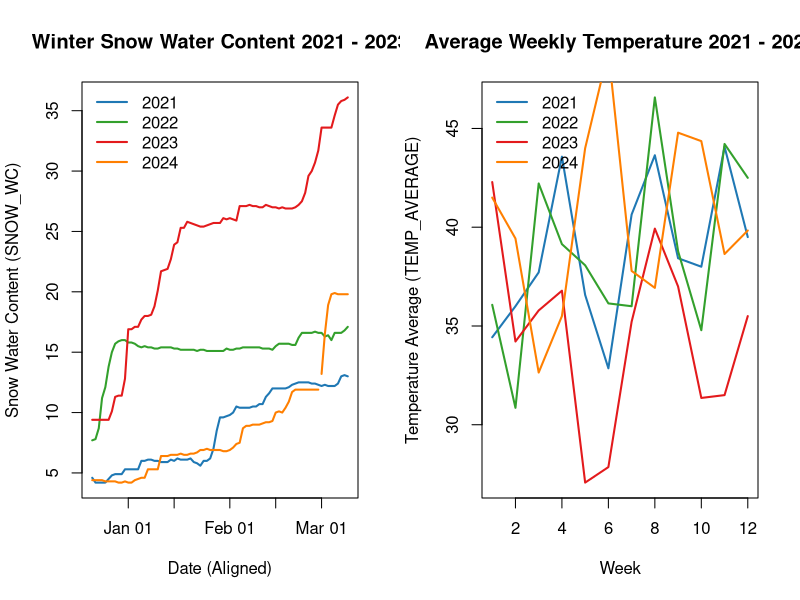
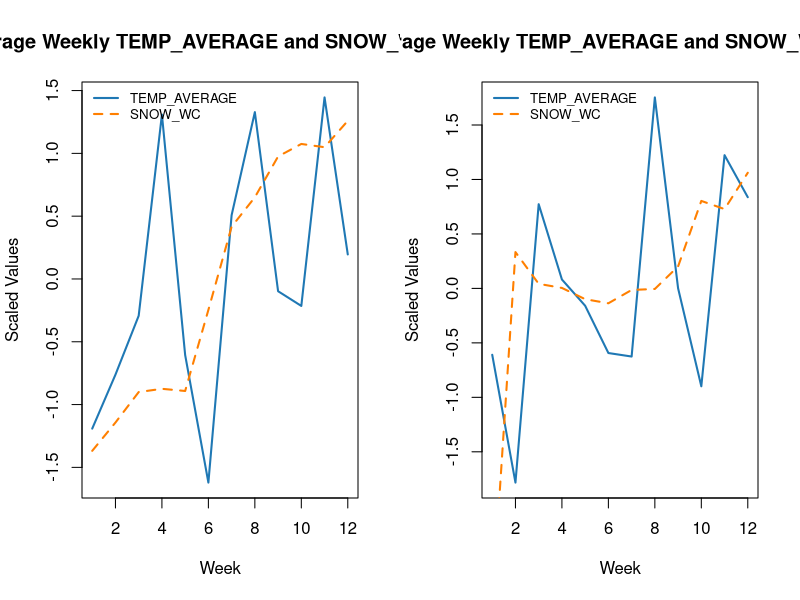
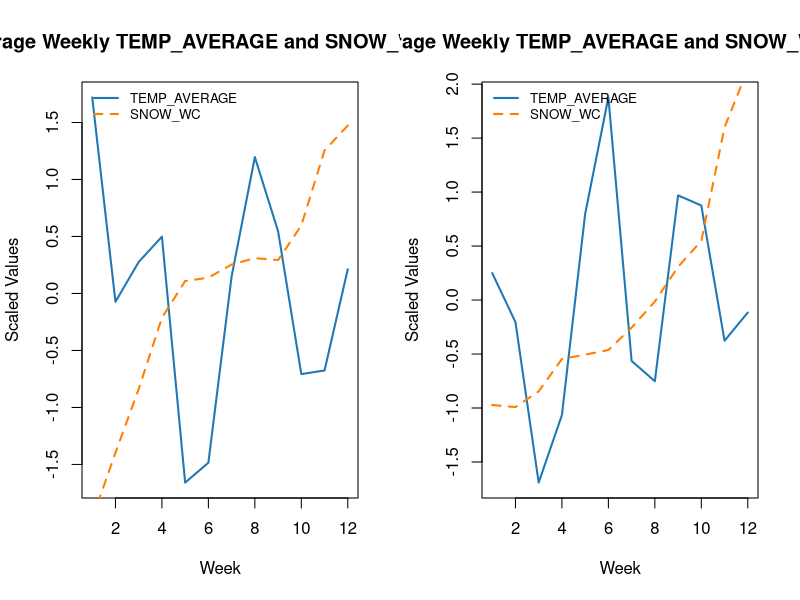
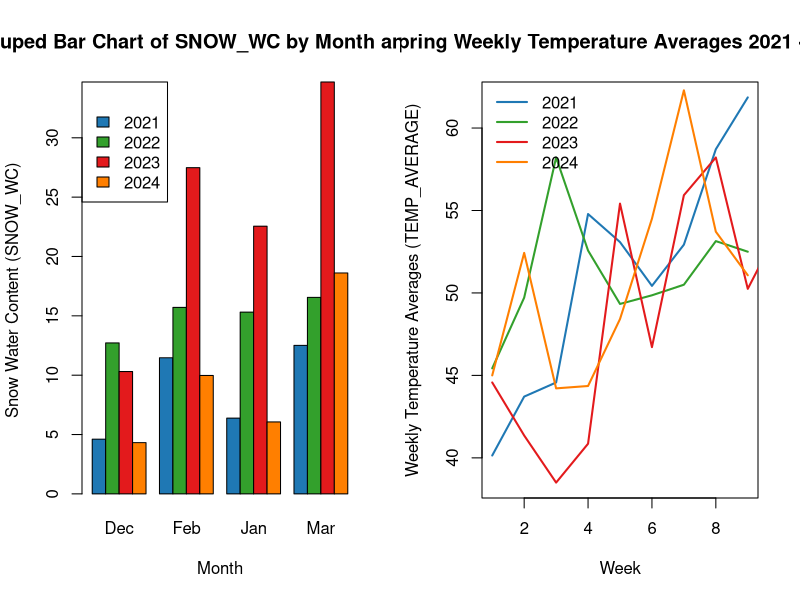
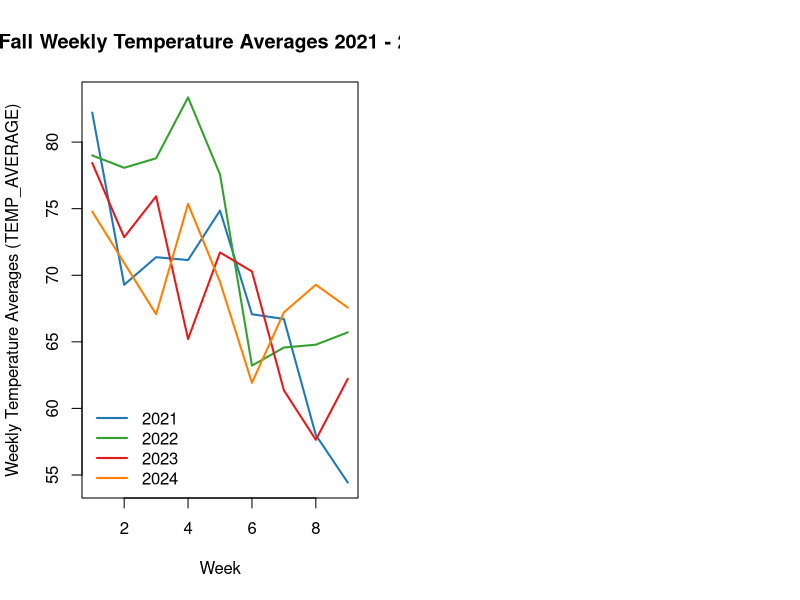
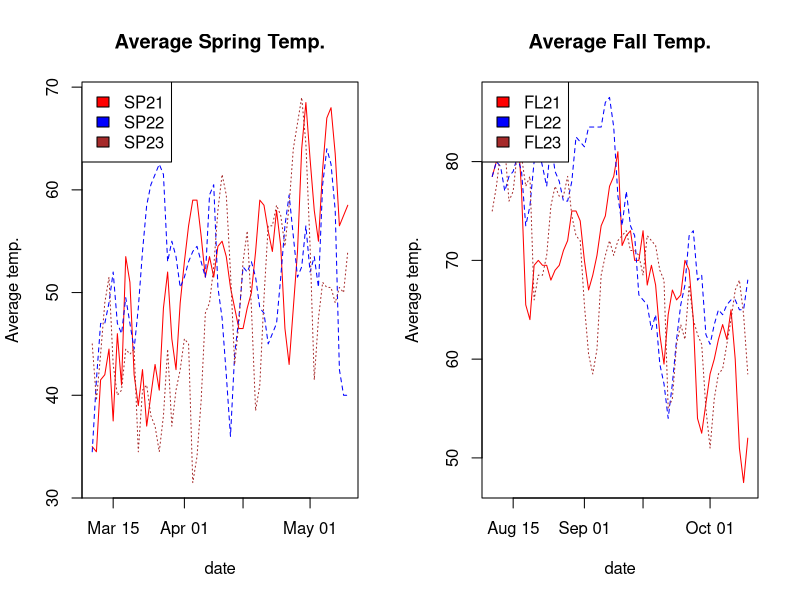
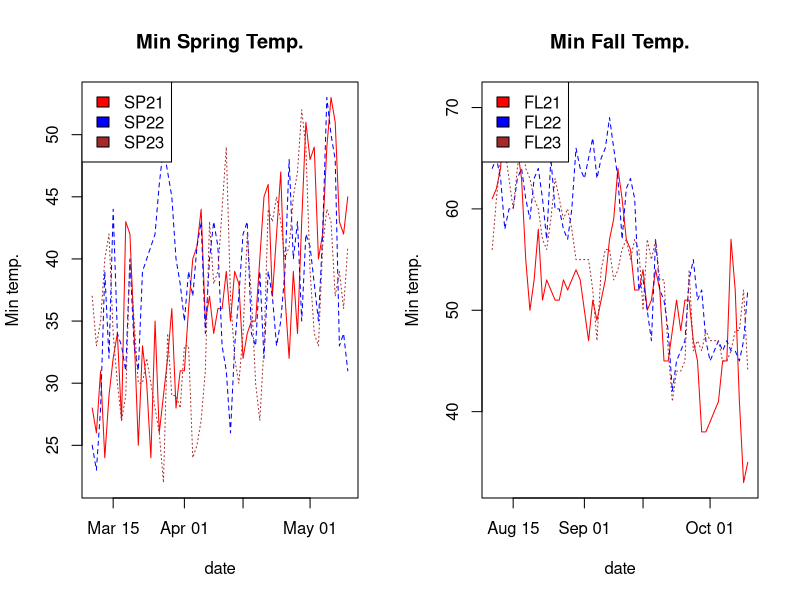
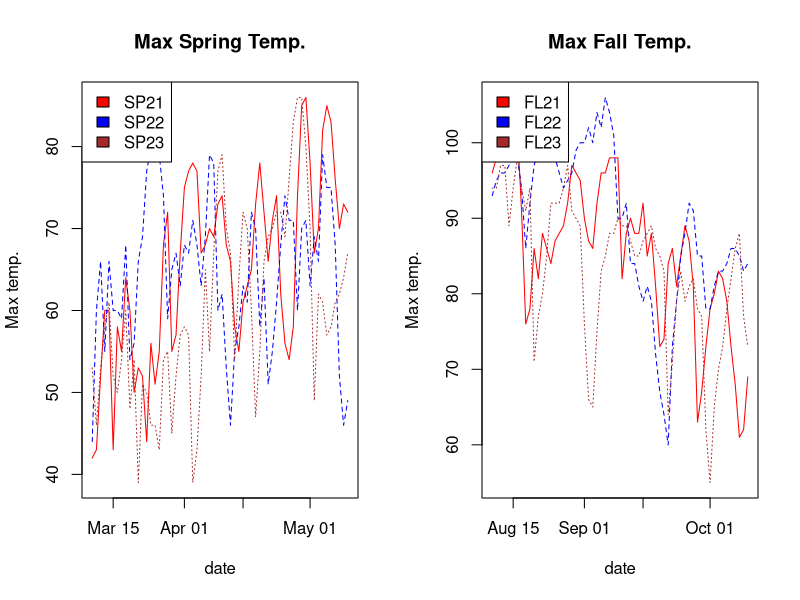

Recreate these plots in R, in order.
## ---- chunk 1
#install.packages("readr")
#install.packages("tidyr")
#install.packages("here")

library(readr)
library(tidyr)
library(here)

setwd(here())
df <- read_csv(here("Pre-Trip","DataSets", "WeatherData_20250222.csv"))

w <- subset(df,df$SEASON=="Winter")
s <- subset(df,df$SEASON=="Spring")
f <- subset(df,df$SEASON=="Fall")

w$DATE <- as.Date(w$DATE, format="%Y-%m-%d")
s$DATE <- as.Date(s$DATE, format="%Y-%m-%d")
f$DATE <- as.Date(f$DATE, format="%Y-%m-%d")

for (year in 2021:2024) {
  f_year <- subset(f, f$YEAR == year)
  w_year <- subset(w, w$YEAR == year)
  s_year <- subset(s, s$YEAR == year)
  f_year$CYCLE_DATE <- as.Date(paste("2001", format(f_year$DATE, "%m-%d"), 
                                     sep = "-"))
  w_year$CYCLE_DATE <- 0
  s_year$CYCLE_DATE <- as.Date(paste("2001", format(s_year$DATE, "%m-%d"), 
                                     sep = "-"))
  
  w_year$CYCLE_DATE[w_year$MONTH == "Dec"] <- 
    as.Date(paste("2000", format(
      w_year$DATE[w_year$MONTH == "Dec"], "%m-%d"), sep = "-"))
  
  w_year$CYCLE_DATE[w_year$MONTH != "Dec"] <- 
    as.Date(paste("2001", format(
      w_year$DATE[w_year$MONTH != "Dec"], "%m-%d"), sep = "-"))
  
  w_year$CYCLE_DATE <- as.Date(w_year$CYCLE_DATE, origin = "1970-01-01")
  
  w_weekly <- aggregate(cbind(SNOW_WC, TEMP_AVERAGE) ~ WEEK, data = w_year, mean)
  w_weekly$CYCLE_WEEK <- c(1:nrow(w_weekly))
  
  s_weekly <- aggregate(cbind(SNOW_WC, TEMP_AVERAGE) ~ WEEK, data = s_year, mean)
  s_weekly$CYCLE_WEEK <- c(1:nrow(s_weekly))
  
  f_weekly <- aggregate(cbind(SNOW_WC, TEMP_AVERAGE) ~ WEEK, data = f_year, mean)
  f_weekly$CYCLE_WEEK <- c(1:nrow(f_weekly))
  
  assign(paste0("f_", year), f_year)
  assign(paste0("w_", year), w_year)
  assign(paste0("s_", year), s_year)
  assign(paste0("w_weekly_", year), w_weekly)
  assign(paste0("s_weekly_", year), s_weekly)
  assign(paste0("f_weekly_", year), f_weekly)
  rm(w_year,f_year,s_year,year,w_weekly,s_weekly,f_weekly)
}
colors <- c("#1f78b4", "#33a02c", "#e31a1c", "#ff7f00") 
## ---- chunk 2
corTable <- data.frame(
  Year = 2021:2024,
  Fall = numeric(length(2021:2024)),
  Winter = numeric(length(2021:2024)),
  Spring = numeric(length(2021:2024)) 
)

for (year in 2021:2024) {
  
  corTable[corTable$Year == year, "Fall"] <-  cor(get(paste0("f_", year))$TEMP_AVERAGE, get(paste0("f_", year))$SNOW_WC)
  corTable[corTable$Year == year, "Winter"] <- cor(get(paste0("w_", year))$TEMP_AVERAGE, get(paste0("w_", year))$SNOW_WC)
  corTable[corTable$Year == year, "Spring"] <- cor(get(paste0("s_", year))$TEMP_AVERAGE, get(paste0("s_", year))$SNOW_WC)
  
}

knitr::kable(corTable, caption = "Correlation Matrix SNOW_WC ~ TEMP_AVERAGE")
knitr::kable(TukeyHSD(aov(TEMP_AVERAGE ~ factor(YEAR), data = f))[["factor(YEAR)"]], caption = "TukeyHSD Fall (TEMP_AVERAGE ~ factor(YEAR))")
knitr::kable(TukeyHSD(aov(TEMP_AVERAGE ~ factor(YEAR), data = w))[["factor(YEAR)"]], caption = "TukeyHSD Winter (TEMP_AVERAGE ~ factor(YEAR))")
knitr::kable(TukeyHSD(aov(TEMP_AVERAGE ~ factor(YEAR), data = s))[["factor(YEAR)"]], caption = "TukeyHSD Spring (TEMP_AVERAGE ~ factor(YEAR))")
## ---- chunk 3
################################# WINTER #######################################
par(mfrow = c(1,2))
#Time Series Overlay of Winter Snow
plot(w_2021$CYCLE_DATE, w_2021$SNOW_WC, type = "l", 
     xlab = "Date (Aligned)", ylab = "Snow Water Content (SNOW_WC)", 
     main = "Winter Snow Water Content 2021 - 2023", col = colors[1], lwd = 2,
     ylim = c(min(w_2024$SNOW_WC), max(w_2023$SNOW_WC)))
lines(w_2022$CYCLE_DATE, w_2022$SNOW_WC, col = colors[2], lwd = 2)
lines(w_2023$CYCLE_DATE, w_2023$SNOW_WC, col = colors[3], lwd = 2)
lines(w_2024$CYCLE_DATE, w_2024$SNOW_WC, col = colors[4], lwd = 2)
legend("topleft", legend = c("2021", "2022", "2023", "2024"), 
       col = colors, lwd = 2, bty = "n")

#Time Series Overlay of Temperature
plot(w_weekly_2021$CYCLE_WEEK, w_weekly_2021$TEMP_AVERAGE, type = "l", 
     xlab = "Week", ylab = "Temperature Average (TEMP_AVERAGE)", 
     main = "Average Weekly Temperature 2021 - 2024", 
     col = colors[1], lwd = 2,
     ylim = c(min(w_weekly_2023$TEMP_AVERAGE), max(w_weekly_2022$TEMP_AVERAGE)))
lines(w_weekly_2022$CYCLE_WEEK, w_weekly_2022$TEMP_AVERAGE, col = colors[2], lwd = 2)
lines(w_weekly_2023$CYCLE_WEEK, w_weekly_2023$TEMP_AVERAGE, col = colors[3], lwd = 2)
lines(w_weekly_2024$CYCLE_WEEK, w_weekly_2024$TEMP_AVERAGE, col = colors[4], lwd = 2)
legend("topleft", legend = c("2021", "2022", "2023", "2024"), 
       col = colors, lwd = 2, bty = "n")

# Temperature to Snow Water Content (scaled)
for (year in 2021:2024) {
  plot(get(paste0("w_weekly_", year))$CYCLE_WEEK, 
       scale(get(paste0("w_weekly_", year))$TEMP_AVERAGE), type = "l", 
       col = colors[1], lwd = 2, 
       xlab = "Week", ylab = "Scaled Values", 
       main = paste0("Average Weekly TEMP_AVERAGE and SNOW_WC:", year))
  lines(get(paste0("w_weekly_", year))$CYCLE_WEEK, 
        scale(get(paste0("w_weekly_", year))$SNOW_WC), col = colors[4],  
        lty = 2, lwd = 2)
  legend("topleft", legend = c("TEMP_AVERAGE", "SNOW_WC"), 
         col = c(colors[1], colors[4]), lty = c(1, 2), lwd = 2, bty = "n", 
         cex = 0.8)
}
rm(year)

aggregated_data <- aggregate(SNOW_WC ~ MONTH + YEAR, data = w, 
                             FUN = mean, na.rm = TRUE)
reshaped_data <- reshape(aggregated_data, timevar = "YEAR", 
                         idvar = "MONTH", direction = "wide")
rownames(reshaped_data) <- reshaped_data$MONTH
reshaped_data <- reshaped_data[, -1]
data_matrix <- t(reshaped_data)
barplot(as.matrix(data_matrix), beside = TRUE, col = 
          colors, 
        legend.text = c("2021", "2022", "2023", "2024"), 
        args.legend = list(title = "", x = "topleft"),
        main = "Grouped Bar Chart of SNOW_WC by Month and Cycle", 
        xlab = "Month", ylab = "Snow Water Content (SNOW_WC)", 
        names.arg = colnames(data_matrix))
rm(aggregated_data, data_matrix, reshaped_data)

################################ SPRING ########################################

plot(s_weekly_2021$CYCLE_WEEK, s_weekly_2021$TEMP_AVERAGE, type = "l", 
     xlab = "Week", ylab = "Weekly Temperature Averages (TEMP_AVERAGE)", 
     main = "Spring Weekly Temperature Averages 2021 - 2024", 
     col = colors[1], lwd = 2,
     ylim = c(min(s_weekly_2023$TEMP_AVERAGE), max(s_weekly_2021$TEMP_AVERAGE)))
lines(s_weekly_2022$CYCLE_WEEK, s_weekly_2022$TEMP_AVERAGE, col = colors[2], lwd = 2)
lines(s_weekly_2023$CYCLE_WEEK, s_weekly_2023$TEMP_AVERAGE, col = colors[3], lwd = 2)
lines(s_weekly_2024$CYCLE_WEEK, s_weekly_2024$TEMP_AVERAGE, col = colors[4], lwd = 2)
legend("topleft", legend = c("2021", "2022", "2023", "2024"), 
       col = colors, lwd = 2, bty = "n")

################################# FALL #########################################

plot(f_weekly_2021$CYCLE_WEEK, f_weekly_2021$TEMP_AVERAGE, type = "l", 
     xlab = "Week", ylab = "Weekly Temperature Averages (TEMP_AVERAGE)", 
     main = "Fall Weekly Temperature Averages 2021 - 2024", 
     col = colors[1], lwd = 2,
     ylim = c(min(f_weekly_2021$TEMP_AVERAGE), max(f_weekly_2022$TEMP_AVERAGE)))
lines(f_weekly_2022$CYCLE_WEEK, f_weekly_2022$TEMP_AVERAGE, col = colors[2], lwd = 2)
lines(f_weekly_2023$CYCLE_WEEK, f_weekly_2023$TEMP_AVERAGE, col = colors[3], lwd = 2)
lines(f_weekly_2024$CYCLE_WEEK, f_weekly_2024$TEMP_AVERAGE, col = colors[4], lwd = 2)
legend("bottomleft", legend = c("2021", "2022", "2023", "2024"), 
       col = colors, lwd = 2, bty = "n")
## ---- chunk 4
#install.packages('lubridate')

library(readr)
library(lubridate)
library(dplyr)

data <- read_csv(here("Pre-Trip","DataSets", "WeatherData_20250222.csv"))
data$DATE <- as.Date(data$DATE, format="%Y-%m-%d")
data_2021_2023 <- data[data$YEAR == "2021"|data$YEAR == "2022"| data$YEAR == "2023" ,]

Spring2021 <- subset(data, DATE >= as.Date("2021-03-10") & DATE <= as.Date("2021-05-10"))
Spring2022 <- subset(data, DATE >= as.Date("2022-03-10") & DATE <= as.Date("2022-05-10"))
Spring2023 <- subset(data, DATE >= as.Date("2023-03-10") & DATE <= as.Date("2023-05-10"))
Spring <- rbind(Spring2021, Spring2022, Spring2023)
Spring$YEAR <- year(Spring$DATE)
Spring2021_2023 <- Spring[Spring$YEAR == "2021"|Spring$YEAR == "2022"| Spring$YEAR == "2023" ,]

Fall2021 <- subset(data, DATE >= as.Date("2021-08-10") & DATE <= as.Date("2021-10-10"))
Fall2022 <- subset(data, DATE >= as.Date("2022-08-10") & DATE <= as.Date("2022-10-10"))
Fall2023 <- subset(data, DATE >= as.Date("2023-08-10") & DATE <= as.Date("2023-10-10"))
Fall <- rbind(Fall2021, Fall2022, Fall2023)
Fall$YEAR <- year(Fall$DATE)
Fall2021_2023 <- Fall[Fall$YEAR == "2021"|Fall$YEAR == "2022"| Fall$YEAR == "2023" ,]

Spring2021_week <- subset(data, DATE >= as.Date("2021-05-04") & DATE <= as.Date("2021-05-10"))
Spring2022_week <- subset(data, DATE >= as.Date("2022-05-03") & DATE <= as.Date("2022-05-09"))
Spring2023_week <- subset(data, DATE >= as.Date("2023-05-02") & DATE <= as.Date("2023-05-08"))

Spring_week <- rbind(Spring2021_week, Spring2022_week, Spring2023_week)
Spring_week$YEAR <- year(Spring_week$DATE)
Spring2021_2023_week <- Spring_week[Spring_week$YEAR == "2021"|Spring_week$YEAR == "2022"| Spring_week$YEAR == "2023" ,]

Fall2021_week <- subset(data, DATE >= as.Date("2021-08-29") & DATE <= as.Date("2021-09-04"))
Fall2022_week <- subset(data, DATE >= as.Date("2022-09-27") & DATE <= as.Date("2022-10-03"))
Fall2023_week <- subset(data, DATE >= as.Date("2023-09-26") & DATE <= as.Date("2023-10-02"))

Fall_week <- rbind(Fall2021_week, Fall2022_week, Fall2023_week)
Fall_week$YEAR <- year(Fall_week$DATE)
Fall2021_2023_week <- Fall_week[Fall_week$YEAR == "2021"|Fall_week$YEAR == "2022"| Fall_week$YEAR == "2023" ,]
table(Fall2021_2023_week$YEAR)
## ---- chunk 5

knitr::kable(TukeyHSD(aov(TEMP_AVERAGE ~ factor(YEAR), data = Spring))[["factor(YEAR)"]], caption = "tukey_result_ave_spring P= 0.0299, p<0.05 significant 2023 is different ")

knitr::kable(TukeyHSD(aov(TEMP_MAX ~ factor(YEAR), data = Spring))[["factor(YEAR)"]], caption = "tukey_result_max_spring p = 0.0105, significant 2023 is different ")

knitr::kable(TukeyHSD(aov(TEMP_MIN ~ factor(YEAR), data = Spring))[["factor(YEAR)"]], caption = "tukey_result_min_spring - p= 0.238, NOT significant All same/similar")

knitr::kable(tukey_result_fall <- TukeyHSD(aov(Fall$TEMP_AVERAGE ~ factor(YEAR), data = Fall))[["factor(YEAR)"]], caption = "tukey_result_fall - p< 0.05, p= 0.00418, significant, 2022 is different")

knitr::kable(TukeyHSD(aov(Fall$TEMP_MAX ~ factor(YEAR), data = Fall))[["factor(YEAR)"]], caption = "anova_fall_max - p=0.00314 significant 2022 is different")

knitr::kable(TukeyHSD(aov(Fall$TEMP_MIN ~ factor(YEAR), data = Fall))[["factor(YEAR)"]], caption = "tukey_fall_min - p=0.00311 significant, 2022-2021 is different??")


########### Conclusion: Fall 2022 and Spring 2023 were different ##########

# Spring mean table
spring_mean_table <- data.frame(
  Year = c(2021, 2022, 2023),
  Mean_Temp = c(
    mean(Spring$TEMP_AVERAGE[Spring$YEAR == 2021]),
    mean(Spring$TEMP_AVERAGE[Spring$YEAR == 2022]),
    mean(Spring$TEMP_AVERAGE[Spring$YEAR == 2023])
  )
)

# Fall mean table
fall_mean_table <- data.frame(
  Year = c(2021, 2022, 2023),
  Mean_Temp = c(
    mean(Fall$TEMP_AVERAGE[Fall$YEAR == 2021]),
    mean(Fall$TEMP_AVERAGE[Fall$YEAR == 2022]),
    mean(Fall$TEMP_AVERAGE[Fall$YEAR == 2023])
  )
)

knitr::kable(spring_mean_table, caption = "spring_mean_table - 2023 Spring was cooler -4")
knitr::kable(fall_mean_table, caption = "fall_mean_table - 2022 Fall was warmer +4")

## ---- chunk 6
par(mfrow = c(1,2))
matplot( Spring2021$DATE,  cbind(Spring2021$TEMP_AVERAGE, 
                                 Spring2022$TEMP_AVERAGE, Spring2023$TEMP_AVERAGE),
         col = c("red", "blue", "brown"), type = "l",
         main = "Average Spring Temp.",
         xlab="date", ylab="Average temp.")
legend(x='topleft', y=70, legend=c('SP21', 'SP22', 'SP23'), fill=c('red', 'blue', 'brown'))
matplot( Fall2021$DATE,  cbind(Fall2021$TEMP_AVERAGE, 
                                 Fall2022$TEMP_AVERAGE, Fall2023$TEMP_AVERAGE),
         col = c("red", "blue", "brown"), type = "l",
         main = "Average Fall Temp.",
         xlab="date", ylab="Average temp.")
legend(x='topleft', y=70, legend=c('FL21', 'FL22', 'FL23'), fill=c('red', 'blue', 'brown'))


par(mfrow = c(1,2))
matplot( Spring2021$DATE,  cbind(Spring2021$TEMP_MIN, 
                                 Spring2022$TEMP_MIN, Spring2023$TEMP_MIN),
         col = c("red", "blue", "brown"), type = "l",
         main = "Min Spring Temp.",
         xlab="date", ylab="Min temp.")
legend(x='topleft', y=70, legend=c('SP21', 'SP22', 'SP23'), fill=c('red', 'blue', 'brown'))

matplot( Fall2021$DATE,  cbind(Fall2021$TEMP_MIN, 
                                 Fall2022$TEMP_MIN, Fall2023$TEMP_MIN),
         col = c("red", "blue", "brown"), type = "l",
         main = "Min Fall Temp.",
         xlab="date", ylab="Min temp.")
legend(x='topleft', y=70, legend=c('FL21', 'FL22', 'FL23'), fill=c('red', 'blue', 'brown'))

par(mfrow = c(1,2))
matplot( Spring2021$DATE,  cbind(Spring2021$TEMP_MAX, 
                                 Spring2022$TEMP_MAX, Spring2023$TEMP_MAX),
         col = c("red", "blue", "brown"), type = "l",
         main = "Max Spring Temp.",
         xlab="date", ylab="Max temp.")
legend(x='topleft', y=70, legend=c('SP21', 'SP22', 'SP23'), fill=c('red', 'blue', 'brown'))
matplot( Fall2021$DATE,  cbind(Fall2021$TEMP_MAX, 
                                 Fall2022$TEMP_MAX, Fall2023$TEMP_MAX),
         col = c("red", "blue", "brown"), type = "l",
         main = "Max Fall Temp.",
         xlab="date", ylab="Max temp.")
legend(x='topleft', y=70, legend=c('FL21', 'FL22', 'FL23'), fill=c('red', 'blue', 'brown'))
## ---- chunk 7

knitr::kable(TukeyHSD(aov(TEMP_AVERAGE ~ factor(YEAR), data = Spring_week))[["factor(YEAR)"]], caption = "Spring_week_Average - P= 0.000484, p<0.05 significant, 2021 is different with 90% sig level ")

knitr::kable(TukeyHSD(aov(TEMP_MAX ~ factor(YEAR), data = Spring_week))[["factor(YEAR)"]], caption = "Spring_week_Max - p = 0.00217, significant, 2021 is different with 90% sig level")

knitr::kable(TukeyHSD(aov(TEMP_MIN ~ factor(YEAR), data = Spring_week))[["factor(YEAR)"]], caption = "Spring_week_Min - p= 0.0807, NOT significant, 2023-2021 is different")

knitr::kable(TukeyHSD(aov(TEMP_AVERAGE ~ factor(YEAR), data = Fall_week))[["factor(YEAR)"]], caption = "Fall_week_Average - p< 0.05, p= 0.000479, significant, 2023 is different")

knitr::kable(TukeyHSD(aov(TEMP_MAX ~ factor(YEAR), data = Fall_week))[["factor(YEAR)"]], caption = "Fall_week_Max - p=0.000185 significant, 2023 is different")

knitr::kable(TukeyHSD(aov(TEMP_MIN ~ factor(YEAR), data = Fall_week))[["factor(YEAR)"]], caption = "Fall_week_Min - p=0.177 NOT significant, All same ")

## ---- chunk 8
par(mfrow = c(1,2))
matplot( Spring2021_week$DATE,  cbind(Spring2021_week$TEMP_AVERAGE, 
                                      Spring2022_week$TEMP_AVERAGE, Spring2023_week$TEMP_AVERAGE),
         col = c("red", "blue", "brown"), type = "l", main = "Spring week 1 Average", xlab="", ylab="Average temp.")

matplot( Fall2021_week$DATE,  cbind(Fall2021_week$TEMP_AVERAGE, 
                                      Fall2022_week$TEMP_AVERAGE, Fall2023_week$TEMP_AVERAGE),
         col = c("red", "blue", "brown"), type = "l", main = "Fall week 1 Average", xlab="", ylab="Average temp.")

matplot( Spring2021_week$DATE,  cbind(Spring2021_week$TEMP_MAX, 
                                      Spring2022_week$TEMP_MAX, Spring2023_week$TEMP_MAX),
         col = c("red", "blue", "brown"), type = "l", main = "Spring week 1 Max", xlab="", ylab="Max temp.")

matplot( Fall2021_week$DATE,  cbind(Fall2021_week$TEMP_MAX, 
                                      Fall2022_week$TEMP_MAX, Fall2023_week$TEMP_MAX),
         col = c("red", "blue", "brown"), type = "l", main = "Fall week 1 Max", xlab="", ylab="Max temp.")

matplot( Spring2021_week$DATE,  cbind(Spring2021_week$TEMP_MIN, 
                                      Spring2022_week$TEMP_MIN, Spring2023_week$TEMP_MIN),
         col = c("red", "blue", "brown"), type = "l", main = "Spring week 1 Min", xlab="", ylab="Min temp.")

matplot( Fall2021_week$DATE,  cbind(Fall2021_week$TEMP_MIN, 
                                      Fall2022_week$TEMP_MIN, Fall2023_week$TEMP_MIN),
         col = c("red", "blue", "brown"), type = "l", main = "Fall week 1 Min", xlab="", ylab="Min temp.")
